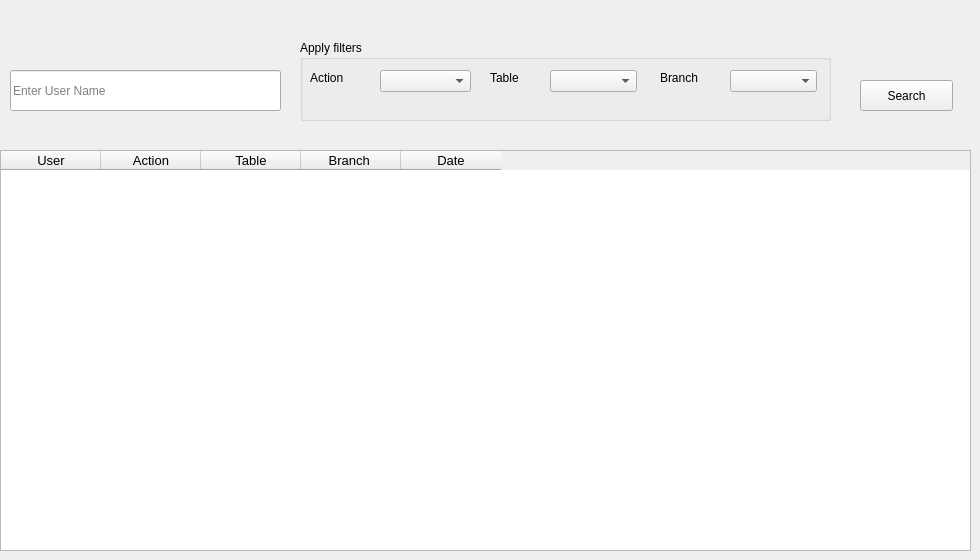
    <widget class="QWidget" name="tab_5">
     <attribute name="title">
      <string>History</string>
     </attribute>
     <widget class="QTableWidget" name="tableWidget_2">
      <property name="geometry">
       <rect>
        <x>0</x>
        <y>150</y>
        <width>971</width>
        <height>401</height>
       </rect>
      </property>
      <column>
       <property name="text">
        <string>User</string>
       </property>
       <property name="font">
        <font>
         <pointsize>10</pointsize>
        </font>
       </property>
       <property name="textAlignment">
        <set>AlignCenter</set>
       </property>
      </column>
      <column>
       <property name="text">
        <string>Action</string>
       </property>
       <property name="font">
        <font>
         <pointsize>10</pointsize>
        </font>
       </property>
       <property name="textAlignment">
        <set>AlignCenter</set>
       </property>
      </column>
      <column>
       <property name="text">
        <string>Table</string>
       </property>
       <property name="font">
        <font>
         <pointsize>10</pointsize>
        </font>
       </property>
       <property name="textAlignment">
        <set>AlignCenter</set>
       </property>
      </column>
      <column>
       <property name="text">
        <string>Branch </string>
       </property>
       <property name="font">
        <font>
         <pointsize>10</pointsize>
        </font>
       </property>
       <property name="textAlignment">
        <set>AlignCenter</set>
       </property>
      </column>
      <column>
       <property name="text">
        <string>Date</string>
       </property>
       <property name="font">
        <font>
         <pointsize>10</pointsize>
        </font>
       </property>
       <property name="textAlignment">
        <set>AlignCenter</set>
       </property>
      </column>
     </widget>
     <widget class="QLineEdit" name="lineEdit_32">
      <property name="geometry">
       <rect>
        <x>10</x>
        <y>70</y>
        <width>271</width>
        <height>41</height>
       </rect>
      </property>
      <property name="placeholderText">
       <string>Enter User Name</string>
      </property>
     </widget>
     <widget class="QGroupBox" name="groupBox_3">
      <property name="geometry">
       <rect>
        <x>300</x>
        <y>40</y>
        <width>531</width>
        <height>81</height>
       </rect>
      </property>
      <property name="title">
       <string>Apply filters</string>
      </property>
      <widget class="QComboBox" name="comboBox_2">
       <property name="geometry">
        <rect>
         <x>80</x>
         <y>30</y>
         <width>91</width>
         <height>22</height>
        </rect>
       </property>
      </widget>
      <widget class="QComboBox" name="comboBox_9">
       <property name="geometry">
        <rect>
         <x>250</x>
         <y>30</y>
         <width>87</width>
         <height>22</height>
        </rect>
       </property>
      </widget>
      <widget class="QComboBox" name="comboBox_10">
       <property name="geometry">
        <rect>
         <x>430</x>
         <y>30</y>
         <width>87</width>
         <height>22</height>
        </rect>
       </property>
      </widget>
      <widget class="QLabel" name="label_15">
       <property name="geometry">
        <rect>
         <x>10</x>
         <y>30</y>
         <width>55</width>
         <height>16</height>
        </rect>
       </property>
       <property name="text">
        <string>Action</string>
       </property>
      </widget>
      <widget class="QLabel" name="label_16">
       <property name="geometry">
        <rect>
         <x>190</x>
         <y>30</y>
         <width>55</width>
         <height>16</height>
        </rect>
       </property>
       <property name="text">
        <string>Table</string>
       </property>
      </widget>
      <widget class="QLabel" name="label_17">
       <property name="geometry">
        <rect>
         <x>360</x>
         <y>30</y>
         <width>55</width>
         <height>16</height>
        </rect>
       </property>
       <property name="text">
        <string>Branch</string>
       </property>
      </widget>
     </widget>
     <widget class="QPushButton" name="pushButton_18">
      <property name="geometry">
       <rect>
        <x>860</x>
        <y>80</y>
        <width>93</width>
        <height>31</height>
       </rect>
      </property>
      <property name="text">
       <string>Search</string>
      </property>
     </widget>
    </widget>
